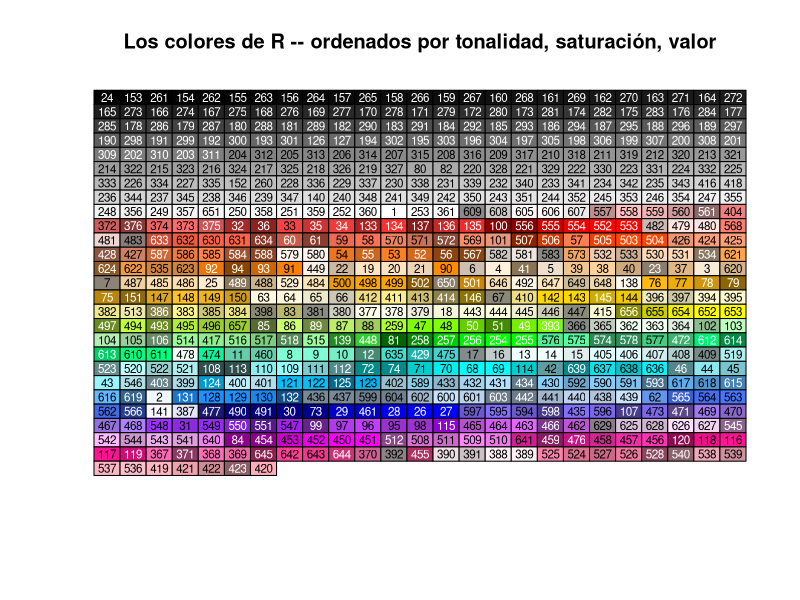

Reproduce this figure in R.

GetColorHexAndDecimal <- function(color)
{
  c <- col2rgb(color)
  sprintf("#%02X%02X%02X %3d %3d %3d", c[1],c[2],c[3], c[1], c[2], c[3])
} 



    SetTextContrastColor <- function(color)
    {
      ifelse( mean(col2rgb(color)) > 127, "black", "white")
    }

    # Define this array of text contrast colors that correponds to each
    # member of the colors() array.
    TextContrastColor <- unlist( lapply(colors(), SetTextContrastColor) )


try(dev.off(),silent=TRUE)

plot.new()
   
colCount <- 25 # number per row
rowCount <- 27

    # 1b. Plot matrix of R colors, in "hue" order, 25 per row.
    # This example plots each rectangle one at a time.
    RGBColors <- col2rgb(colors()[1:length(colors())])
    HSVColors <- rgb2hsv( RGBColors[1,], RGBColors[2,], RGBColors[3,],
                 maxColorValue=255)
    HueOrder <- order( HSVColors[1,], HSVColors[2,], HSVColors[3,] )

    plot(0, type="n", ylab="", xlab="",
    axes=FALSE, ylim=c(rowCount,0), xlim=c(1,colCount))

    title("Los colores de R -- ordenados por tonalidad, saturación, valor")

    for (j in 0:(rowCount-1))
    {
      for (i in 1:colCount)
      {
       k <- j*colCount + i
       if (k <= length(colors()))
       {
        rect(i-0.5,j-0.5, i+0.5,j+0.5, border="black", col=colors()[ HueOrder[k] ])
        text(i,j, paste(HueOrder[k]), cex=0.7, col=TextContrastColor[ HueOrder[k] ])
       }
      }
    }


    